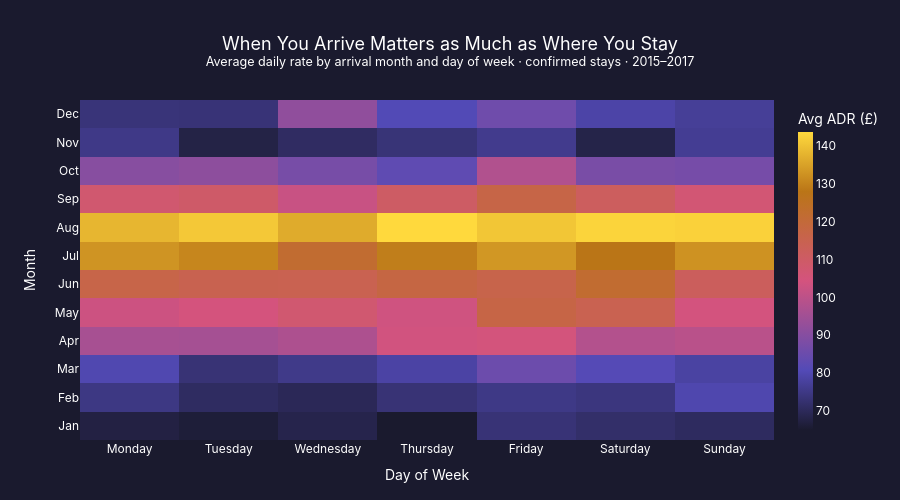

Source (notebook cell):
### Markdown cell above
## Two Hotels, Two Completely Different Pricing Philosophies

City hotels are consistent. The bulk of bookings cluster tightly between 
£80 and £130 — predictable pricing for a predictable product. Business 
travellers, short stays, midweek demand. The rate doesn't move much because 
the demand doesn't either.

Resort hotels are a different story. The median drops to £73 — cheaper on 
a typical night — but the distribution is far wider. When demand peaks, 
resort prices climb well above city rates. The shape of that violin is 
seasonal pricing in action: low floors, high ceilings, everything driven 
by when you show up.

**The takeaway:** if predictability matters, book a city hotel. If you're 
flexible on timing, a resort hotel offers both the best and worst value in 
this dataset — depending entirely on when you go.

### Code cell
# Map day of week
df_clean['day_of_week'] = pd.to_datetime(
    df_clean['arrival_date_year'].astype(str) + '-' +
    df_clean['arrival_month_num'].astype(str) + '-' +
    df_clean['arrival_date_day_of_month'].astype(str)
).dt.day_name()

day_order = ['Monday', 'Tuesday', 'Wednesday', 'Thursday', 'Friday', 'Saturday', 'Sunday']
month_labels = ['Jan', 'Feb', 'Mar', 'Apr', 'May', 'Jun',
                'Jul', 'Aug', 'Sep', 'Oct', 'Nov', 'Dec']

heatmap_data = df_clean.groupby(
    ['arrival_month_num', 'day_of_week']
)['adr'].mean().reset_index()

heatmap_pivot = heatmap_data.pivot(
    index='arrival_month_num',
    columns='day_of_week',
    values='adr'
)[day_order]

fig = go.Figure(data=go.Heatmap(
    z=heatmap_pivot.values,
    x=day_order,
    y=month_labels,
    colorscale=[
        [0.0, '#1a1a2e'],
        [0.2, '#534AB7'],
        [0.5, '#D4537E'],
        [0.8, '#BA7517'],
        [1.0, '#FFD93D']
    ],
    colorbar=dict(
        title=dict(text='Avg ADR (£)', font=dict(color='white')),
        tickfont=dict(color='white'),
        thickness=15
    ),
    hoverongaps=False,
    hovertemplate='%{x}<br>%{y}<br>Avg ADR: £%{z:.0f}<extra></extra>'
))

fig.update_layout(
    title=dict(
        text='When You Arrive Matters as Much as Where You Stay<br><sup>Average daily rate by arrival month and day of week · confirmed stays · 2015–2017</sup>',
        font=dict(size=18, color='white'),
        x=0.5
    ),
    xaxis=dict(
        title='Day of Week',
        color='white',
        gridcolor='rgba(255,255,255,0.05)'
    ),
    yaxis=dict(
        title='Month',
        color='white',
        gridcolor='rgba(255,255,255,0.05)'
    ),
    paper_bgcolor='#1a1a2e',
    plot_bgcolor='#1a1a2e',
    font=dict(color='white', family='Inter, sans-serif'),
    height=500,
    margin=dict(t=100, b=60, l=80, r=40)
)

fig.write_html('chart3_calendar_heatmap.html')
fig.show()

print(" Saved as chart3_calendar_heatmap.html")

### Figure 1 — Plotly figure (JSON) as saved in the notebook; plotly's stock layout.template omitted (floating-point values rounded to 4 significant figures)
{"data": [{"colorbar": {"thickness": 15, "tickfont": {"color": "white"}, "title": {"font": {"color": "white"}, "text": "Avg ADR (£)"}}, "colorscale": [[0, "#1a1a2e"], [0.2, "#534AB7"], [0.5, "#D4537E"], [0.8, "#BA7517"], [1, "#FFD93D"]], "hoverongaps": false, "hovertemplate": "%{x}<br>%{y}<br>Avg ADR: £%{z:.0f}<extra></extra>", "type": "heatmap", "x": ["Monday", "Tuesday", "Wednesday", "Thursday", "Friday", "Saturday", "Sunday"], "y": ["Jan", "Feb", "Mar", "Apr", "May", "Jun", "Jul", "Aug", "Sep", "Oct", "Nov", "Dec"], "z": [[67.42, 66.23, 68.39, 65.0, 73.25, 71.78, 70.58], [74.78, 70.87, 69.65, 73.2, 75.06, 74.13, 79.72], [79.96, 73.14, 75.47, 78.58, 85.23, 81.12, 78.32], [96.05, 95.75, 97.15, 103.7, 104.8, 98.31, 99.32], [102.9, 104.6, 107.6, 103.5, 117.1, 114.7, 104.2], [116.5, 114.9, 114.5, 117.7, 116.0, 121.9, 112.2], [132.8, 130.6, 122.0, 129.4, 133.2, 127.9, 132.5], [138.2, 141.0, 136.4, 143.6, 140.6, 142.8, 142.4], [107.7, 109.3, 102.1, 110.2, 116.9, 111.7, 106.5], [90.27, 91.39, 87.28, 82.88, 97.84, 87.74, 87.12], [75.21, 67.79, 70.94, 73.36, 75.91, 68.15, 76.59], [73.63, 73.33, 91.86, 80.57, 85.85, 78.9, 77.02]]}], "layout": {"font": {"color": "white", "family": "Inter, sans-serif"}, "height": 500, "margin": {"b": 60, "l": 80, "r": 40, "t": 100}, "paper_bgcolor": "#1a1a2e", "plot_bgcolor": "#1a1a2e", "title": {"font": {"color": "white", "size": 18}, "text": "When You Arrive Matters as Much as Where You Stay<br><sup>Average daily rate by arrival month and day of week · confirmed stays · 2015–2017</sup>", "x": 0.5}, "xaxis": {"color": "white", "gridcolor": "rgba(255,255,255,0.05)", "title": {"text": "Day of Week"}}, "yaxis": {"color": "white", "gridcolor": "rgba(255,255,255,0.05)", "title": {"text": "Month"}}}}
